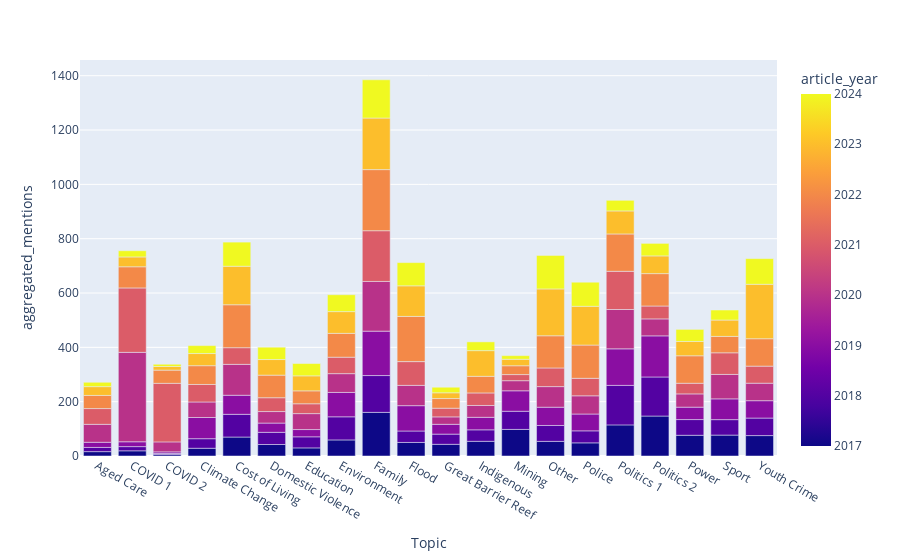

The code cell stored with this chart in its notebook:
### Code cell
px.bar(nmf_annual_topic_df, 
       x = "Topic", 
       y = "aggregated_mentions", 
       color = "article_year")

### Figure 1 — Plotly figure (JSON) as saved in the notebook; plotly's stock layout.template omitted (floating-point values rounded to 4 significant figures; data arrays with more than 128 entries replaced by an {"elided": "..."} marker saying what was removed)
{"data": [{"alignmentgroup": "True", "hovertemplate": "Topic=%{x}<br>aggregated_mentions=%{y}<br>article_year=%{marker.color}<extra></extra>", "legendgroup": "", "marker": {"color": {"elided": "160 int values"}, "coloraxis": "coloraxis", "pattern": {"shape": ""}}, "name": "", "offsetgroup": "", "orientation": "v", "showlegend": false, "textposition": "auto", "type": "bar", "x": {"elided": "160 str values"}, "xaxis": "x", "y": {"elided": "160 float values"}, "yaxis": "y"}], "layout": {"barmode": "relative", "coloraxis": {"colorbar": {"title": {"text": "article_year"}}, "colorscale": [[0, "#0d0887"], [0.1111, "#46039f"], [0.2222, "#7201a8"], [0.3333, "#9c179e"], [0.4444, "#bd3786"], [0.5556, "#d8576b"], [0.6667, "#ed7953"], [0.7778, "#fb9f3a"], [0.8889, "#fdca26"], [1, "#f0f921"]]}, "legend": {"tracegroupgap": 0}, "margin": {"t": 60}, "xaxis": {"anchor": "y", "domain": [0, 1], "title": {"text": "Topic"}}, "yaxis": {"anchor": "x", "domain": [0, 1], "title": {"text": "aggregated_mentions"}}}}
